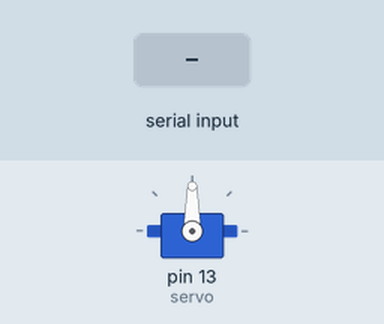
A sketch run on a simulated Arduino Uno, built with avr-gcc and run on an emulated ATmega328P. Parts: servo. Inputs (shaded band) come from the test bench.

Above: at 1.2 s.
1.3 s: "U" received over Serial
At 1.7 s:
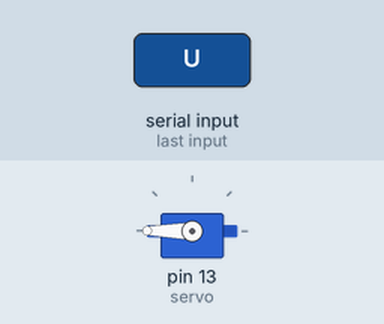
2.8 s: "D" received over Serial
At 4.0 s:
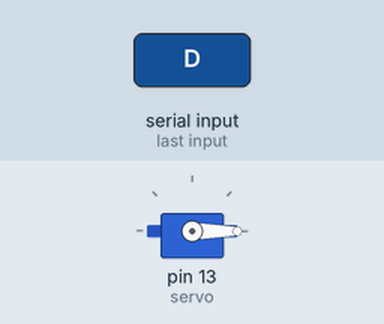
Timing chart, 0 to 5.8 s (numbered marks = the images above; inputs shaded):
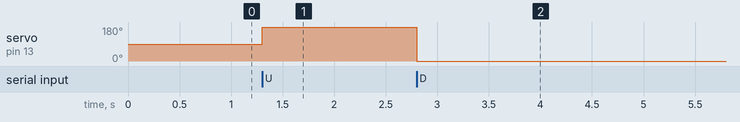

The sketch:

servo.ino
```cpp
#include <Servo.h>

Servo servo;

void setup() {
  Serial.begin(115200);
  servo.attach(13);  // signal pin
}

void loop() {
  if (Serial.available()) {
    char cmd = Serial.read();
    if (cmd == 'U') servo.write(180);
    else if (cmd == 'D') servo.write(0);
  }
}
```

Measured:
- after the input at 1.3 s, servo on pin 13 (servo): 90° → 180° at once
- after the input at 2.8 s, servo on pin 13 (servo): 180° → 0° at once
